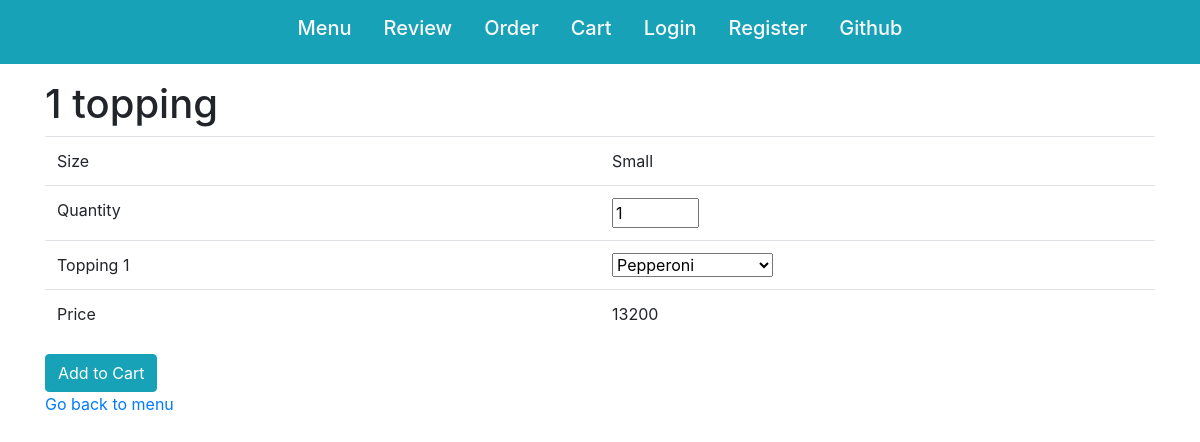
Screenshot of /item/3 with the database file from the repository.
### orders/models.py (models this page shows, shortened)
class Item(models.Model):
    category = models.ForeignKey(Category, on_delete=models.CASCADE)
    name = models.CharField(max_length=64)
    S = 'Small'
    L = 'Large'
    SIZE_CHOICES = (
        (S, 'Small'),
        (L, 'Large')
    )
    size = models.CharField(max_length=8, choices=SIZE_CHOICES, blank=True)
    price = models.IntegerField(blank=True, default=0) # Blankable for Toppings

### orders/views.py (the view)
# urls.py: path('item/<int:pk>', views.ItemDetail.as_view(), name='item_detail'),
class ItemDetail(DetailView):
    model = Item
    extra_context = {
        "toppings": Topping.objects.all(),
        "extras": Extra.objects.all()
    }

### orders/templates/orders/item_detail.html (shortened to what this page needs)
{% extends "base_orders.html" %}
{% block head %}
{% load static %}
{% endblock %}
{% block content %}
<h1>{{ item.name }}</h1>
<form action="{% url 'add_item' item.id %}" method="POST">
<table class="table">
    <colgroup>
        <col width="50%"></col>
        <col width="50%"></col>
    </colgroup>
    <tbody>
        {% if item.size != '' %}
        <tr>
            <td>Size</td>
            <td>{{ item.size }}</td>
        </tr>
        {% endif %}
        <tr>
            <td>Quantity</td>
            <td><input name="quantity" id="quantity" type="number" value=1 min=1 max=30></td>
        </tr>
        {% if item.pizza.max_toppings == 1 %}
        {% for i in 'i' %}
        <tr>
            <td>Topping {{ forloop.counter }}</td>
            <td><select name="topping{{forloop.counter}}">{% for topping in toppings %}<option value="{{ topping.id }}">{{ topping.name }}</option>{% endfor %}</select></td>
        </tr>
        {% endfor %}
        {% endif %}
        <tr>
            <td>Price</td>
            <td><div id="price">{{ item.price }}</div></td>
        </tr>
    </tbody>
</table>
<input type="submit" value="Add to Cart" class="btn btn-info">
</form>
<a href="{% url 'index' %}">Go back to menu</a>
{% endblock %}

### rows the page displays
Item: name "1 topping", size "Small", price "13200"

### other values shown
form field topping1 "Pepperoni"
